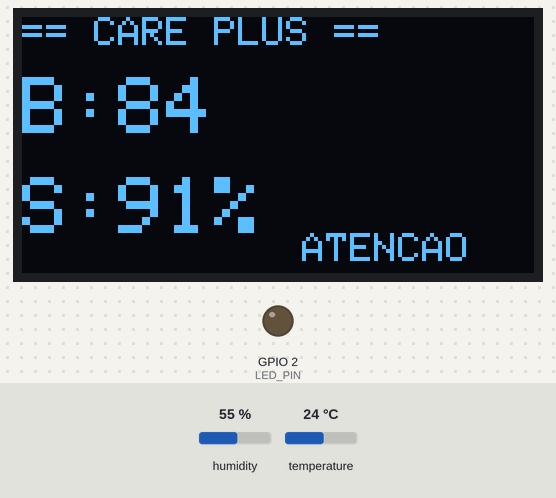
Recording of a sketch running on a simulated ESP32. Parts: 128×64 one-colour display, output pins drawn as LEDs (lit = HIGH). The inputs (shaded band) are chosen by the test bench; at power-on: humidity 55 %, temperature 24 °C. WiFi joins after 1.5 s; servers stay silent unless stated; no MQTT or app messages arrive unless stated; what the sketch prints to the serial monitor is not drawn.

Above: at 4.8 s.
4.9 s: humidity set to 22 %
At 7.6 s:
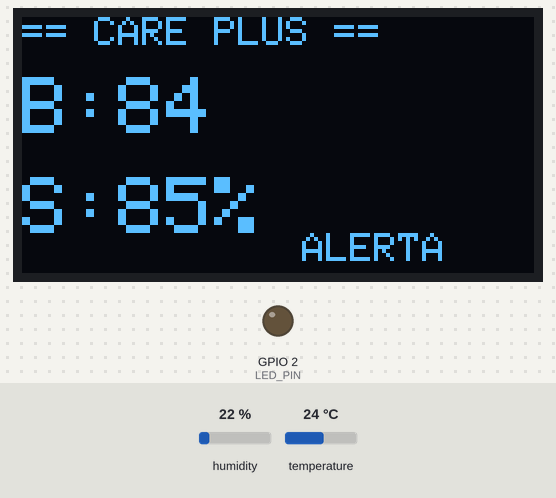
8.1 s: temperature set to 1 °C
At 9.9 s:
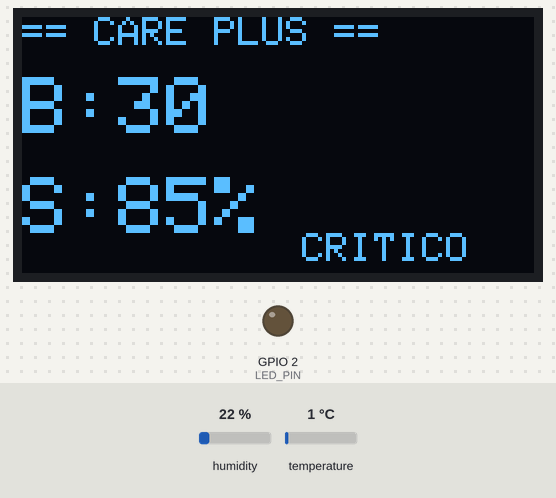
11.1 s: humidity set to 68 %
At 13.4 s:
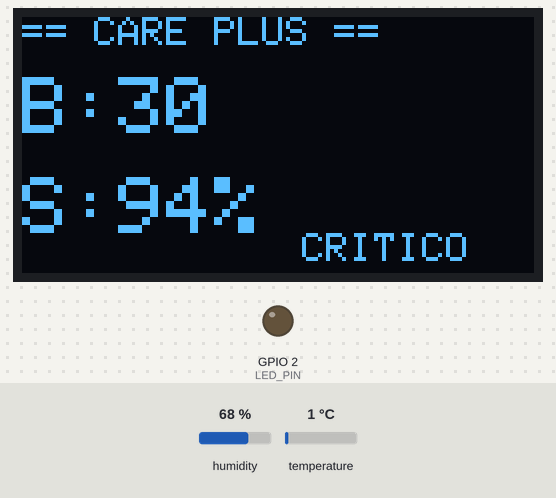
15.6 s: temperature set to 12 °C
At 16.9 s:
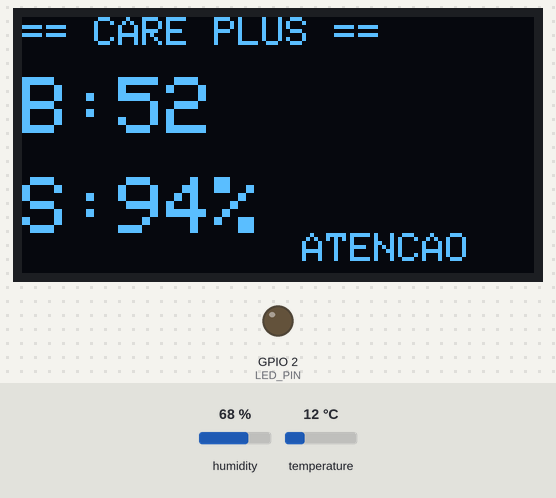
Timing chart, 0 to 18.6 s (numbered marks = the images above; inputs shaded):
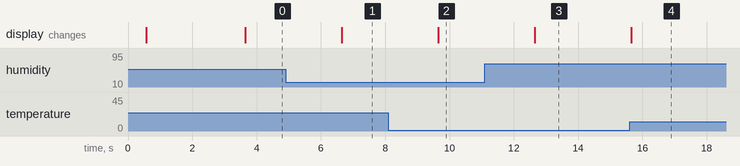

The sketch:

CarePlus.ino
```cpp
// ============================================================
//  CARE PLUS — ESP32 + DHT22 + OLED + FIWARE MQTT
//  Integrado com IoT Agent UltraLight 2.0
// ============================================================

#include <WiFi.h>
#include <PubSubClient.h>
#include <DHT.h>
#include <Wire.h>
#include <Adafruit_GFX.h>
#include <Adafruit_SSD1306.h>

// ============================================================
// CONFIGURAÇÕES
// ============================================================

const char* SSID        = "Wokwi-GUEST";
const char* PASSWORD    = "";

const char* BROKER_MQTT = "34.135.50.230";
const int   BROKER_PORT = 1883;

// ============================================================
// DEVICE
// ============================================================

const char* DEVICE_ID = "lamp003";

// ============================================================
// TÓPICOS MQTT
// ============================================================

const char* TOPICO_SUBSCRIBE       = "/TEF/lamp003/cmd";
const char* TOPICO_PUBLISH_STATUS  = "/TEF/lamp003/attrs";
const char* TOPICO_PUBLISH_BPM     = "/TEF/lamp003/attrs/bpm";
const char* TOPICO_PUBLISH_SPO2    = "/TEF/lamp003/attrs/spo2";
const char* TOPICO_PUBLISH_SENSOR  = "/TEF/lamp003/attrs/sensor";

const char* ID_MQTT = "fiware_001";

// ============================================================
// PINOS
// ============================================================

#define LED_PIN   2
#define DHTPIN    15
#define DHTTYPE   DHT22

#define SDA_PIN   21
#define SCL_PIN   22

// ============================================================
// DISPLAY OLED
// ============================================================

#define SCREEN_W  128
#define SCREEN_H  64
#define OLED_ADDR 0x3C

// ============================================================
// OBJETOS
// ============================================================

WiFiClient espClient;
PubSubClient MQTT(espClient);

DHT dht(DHTPIN, DHTTYPE);

Adafruit_SSD1306 display(SCREEN_W, SCREEN_H, &Wire, -1);

// ============================================================
// ESTADO GLOBAL
// ============================================================

bool ledLigado = false;

float temperatura = 0;
float umidade     = 0;

int BPM  = 0;
int SpO2 = 0;

uint32_t ultimoEnvio = 0;
const unsigned long INTERVALO_MS = 3000;

// ============================================================
// ENUM
// ============================================================

enum EstadoSaude {
  SAUDAVEL,
  ATENCAO,
  ALERTA,
  CRITICO
};

EstadoSaude estadoFinal = SAUDAVEL;

String causaAlerta = "OK";

// ============================================================
// PROTÓTIPOS
// ============================================================

void initWiFi();
void reconnectMQTT();
void verificaConexoes();

void mqttCallback(char* topic, byte* payload, unsigned int length);

bool lerSensores();

EstadoSaude classificaBPM(int bpm);
EstadoSaude classificaSpO2(int spo2);

EstadoSaude maiorEstado(EstadoSaude a, EstadoSaude b);

void detectarCausa(EstadoSaude eBPM, EstadoSaude eSpO2);

void atualizarDisplay();
void publicarMQTT();
void printSerial();

// ============================================================
// SETUP
// ============================================================

void setup() {

  Serial.begin(115200);
  delay(500);

  Serial.println("\n========================================");
  Serial.println("       CARE PLUS — Iniciando...         ");
  Serial.println("========================================");

  pinMode(LED_PIN, OUTPUT);
  digitalWrite(LED_PIN, LOW);

  Wire.begin(SDA_PIN, SCL_PIN);

  dht.begin();

  // OLED
  if (!display.begin(SSD1306_SWITCHCAPVCC, OLED_ADDR)) {

    Serial.println("[ERRO] OLED não encontrado!");

  } else {

    display.clearDisplay();
    display.setTextColor(SSD1306_WHITE);

    display.setTextSize(2);

    display.setCursor(10, 10);
    display.println("CARE");

    display.setCursor(10, 35);
    display.println("PLUS");

    display.display();

    delay(1500);
  }

  initWiFi();

  MQTT.setServer(BROKER_MQTT, BROKER_PORT);
  MQTT.setCallback(mqttCallback);

  reconnectMQTT();

  MQTT.publish(TOPICO_PUBLISH_STATUS, "s|off");

  Serial.println("[MQTT] Estado inicial publicado");
}

// ============================================================
// LOOP
// ============================================================

void loop() {

  verificaConexoes();

  MQTT.loop();

  if (millis() - ultimoEnvio >= INTERVALO_MS) {

    ultimoEnvio = millis();

    if (!lerSensores()) {
      return;
    }

    EstadoSaude eBPM  = classificaBPM(BPM);
    EstadoSaude eSpO2 = classificaSpO2(SpO2);

    estadoFinal = maiorEstado(eBPM, eSpO2);

    detectarCausa(eBPM, eSpO2);

    printSerial();

    atualizarDisplay();

    publicarMQTT();
  }
}

// ============================================================
// WIFI
// ============================================================

void initWiFi() {

  Serial.print("[WiFi] Conectando");

  WiFi.begin(SSID, PASSWORD);

  int tentativas = 0;

  while (WiFi.status() != WL_CONNECTED) {

    delay(500);
    Serial.print(".");

    tentativas++;

    if (tentativas > 40) {

      Serial.println("\n[WiFi] Timeout!");

      ESP.restart();
    }
  }

  Serial.println();
  Serial.println("[WiFi] Conectado!");

  Serial.print("[WiFi] IP: ");
  Serial.println(WiFi.localIP());
}

// ============================================================
// CALLBACK MQTT
// ============================================================

void mqttCallback(char* topic, byte* payload, unsigned int length) {

  String msg = "";

  for (unsigned int i = 0; i < length; i++) {
    msg += (char)payload[i];
  }

  Serial.print("[MQTT] Mensagem: ");
  Serial.println(msg);

  String cmdOn  = String(DEVICE_ID) + "@on|";
  String cmdOff = String(DEVICE_ID) + "@off|";

  if (msg == cmdOn) {

    ledLigado = true;

    digitalWrite(LED_PIN, HIGH);

    MQTT.publish(TOPICO_PUBLISH_STATUS, "s|on");

    Serial.println("[CMD] LED ON");
  }

  else if (msg == cmdOff) {

    ledLigado = false;

    digitalWrite(LED_PIN, LOW);

    MQTT.publish(TOPICO_PUBLISH_STATUS, "s|off");

    Serial.println("[CMD] LED OFF");
  }
}

// ============================================================
// RECONECTA MQTT
// ============================================================

void reconnectMQTT() {

  while (!MQTT.connected()) {

    Serial.print("[MQTT] Conectando...");

    if (MQTT.connect(ID_MQTT)) {

      Serial.println(" conectado!");

      MQTT.subscribe(TOPICO_SUBSCRIBE);

      Serial.print("[MQTT] Inscrito em: ");
      Serial.println(TOPICO_SUBSCRIBE);

    } else {

      Serial.print(" erro: ");
      Serial.println(MQTT.state());

      delay(2000);
    }
  }
}

// ============================================================
// VERIFICA CONEXÕES
// ============================================================

void verificaConexoes() {

  if (WiFi.status() != WL_CONNECTED) {

    Serial.println("[WiFi] Reconectando...");
    initWiFi();
  }

  if (!MQTT.connected()) {

    Serial.println("[MQTT] Reconectando...");
    reconnectMQTT();
  }
}

// ============================================================
// LEITURA DOS SENSORES
// ============================================================

bool lerSensores() {

  float t = dht.readTemperature();
  float u = dht.readHumidity();

  if (isnan(t) || isnan(u)) {

    Serial.println("[DHT22] Erro leitura");

    return false;
  }

  temperatura = t;
  umidade     = u;

  // Simulação BPM e SpO2

  BPM = map((long)(temperatura * 10), 150, 450, 60, 140);

  SpO2 = map((long)(umidade * 10), 200, 1000, 85, 100);

  BPM  = constrain(BPM, 30, 220);
  SpO2 = constrain(SpO2, 80, 100);

  return true;
}

// ============================================================
// CLASSIFICAÇÃO
// ============================================================

EstadoSaude classificaBPM(int bpm) {

  if (bpm >= 60 && bpm <= 100)
    return SAUDAVEL;

  if ((bpm >= 50 && bpm < 60) || (bpm > 100 && bpm <= 120))
    return ATENCAO;

  if ((bpm >= 40 && bpm < 50) || (bpm > 120 && bpm <= 150))
    return ALERTA;

  return CRITICO;
}

EstadoSaude classificaSpO2(int spo2) {

  if (spo2 >= 95)
    return SAUDAVEL;

  if (spo2 >= 90)
    return ATENCAO;

  if (spo2 >= 85)
    return ALERTA;

  return CRITICO;
}

EstadoSaude maiorEstado(EstadoSaude a, EstadoSaude b) {

  return (a > b) ? a : b;
}

void detectarCausa(EstadoSaude eBPM, EstadoSaude eSpO2) {

  if (eBPM >= ALERTA && eSpO2 >= ALERTA) {
    causaAlerta = "BPM+SPO2";
  }

  else if (eBPM >= ALERTA) {
    causaAlerta = "BPM";
  }

  else if (eSpO2 >= ALERTA) {
    causaAlerta = "SPO2";
  }

  else {
    causaAlerta = "OK";
  }
}

// ============================================================
// SERIAL
// ============================================================

void printSerial() {

  const char* estados[] = {
    "SAUDAVEL",
    "ATENCAO",
    "ALERTA",
    "CRITICO"
  };

  Serial.println("--------------------------------");

  Serial.print("Temp: ");
  Serial.println(temperatura);

  Serial.print("Umid: ");
  Serial.println(umidade);

  Serial.print("BPM: ");
  Serial.println(BPM);

  Serial.print("SpO2: ");
  Serial.println(SpO2);

  Serial.print("Estado: ");
  Serial.println(estados[estadoFinal]);

  Serial.print("Alerta: ");
  Serial.println(causaAlerta);

  Serial.println("--------------------------------");
}

// ============================================================
// OLED
// ============================================================

void atualizarDisplay() {

  const char* estados[] = {
    "SAUDAVEL",
    "ATENCAO",
    "ALERTA",
    "CRITICO"
  };

  display.clearDisplay();

  display.setTextSize(1);

  display.setCursor(0, 0);
  display.println("== CARE PLUS ==");

  display.setTextSize(2);

  display.setCursor(0, 15);
  display.print("B:");
  display.println(BPM);

  display.setCursor(0, 40);
  display.print("S:");
  display.print(SpO2);
  display.println("%");

  display.setTextSize(1);

  display.setCursor(70, 54);
  display.println(estados[estadoFinal]);

  display.display();
}

// ============================================================
// PUBLICAR MQTT
// ============================================================

void publicarMQTT() {

  // UltraLight

  String ul = "";

  ul += "s|";
  ul += ledLigado ? "on" : "off";

  ul += "|bpm|";
  ul += String(BPM);

  ul += "|spo2|";
  ul += String(SpO2);

  ul += "|temp|";
  ul += String(temperatura, 1);

  ul += "|umid|";
  ul += String(umidade, 1);

  MQTT.publish(TOPICO_PUBLISH_STATUS, ul.c_str());

  Serial.print("[MQTT] UL -> ");
  Serial.println(ul);

  // JSON

  String json = "{";

  json += "\"bpm\":";
  json += String(BPM);
  json += ",";

  json += "\"spo2\":";
  json += String(SpO2);
  json += ",";

  json += "\"temperatura\":";
  json += String(temperatura, 1);
  json += ",";

  json += "\"umidade\":";
  json += String(umidade, 1);
  json += ",";

  json += "\"estado\":";
  json += String((int)estadoFinal);
  json += ",";

  json += "\"alerta\":\"";
  json += causaAlerta;
  json += "\"";

  json += "}";

  MQTT.publish(TOPICO_PUBLISH_SENSOR, json.c_str());

  Serial.print("[MQTT] JSON -> ");
  Serial.println(json);

  // tópicos individuais

  MQTT.publish(
    TOPICO_PUBLISH_BPM,
    String(BPM).c_str(),
    true
  );

  MQTT.publish(
    TOPICO_PUBLISH_SPO2,
    String(SpO2).c_str(),
    true
  );
}
```

Measured:
- after the input at 4.9 s, the display: changes after 1.8 s (image 1)
- after the input at 8.1 s, the display: changes after 1.6 s (image 2)
- after the input at 11.1 s, the display: changes after 1.6 s (image 3)
- after the input at 15.6 s, the display: changes after 0.05 s (image 4)
